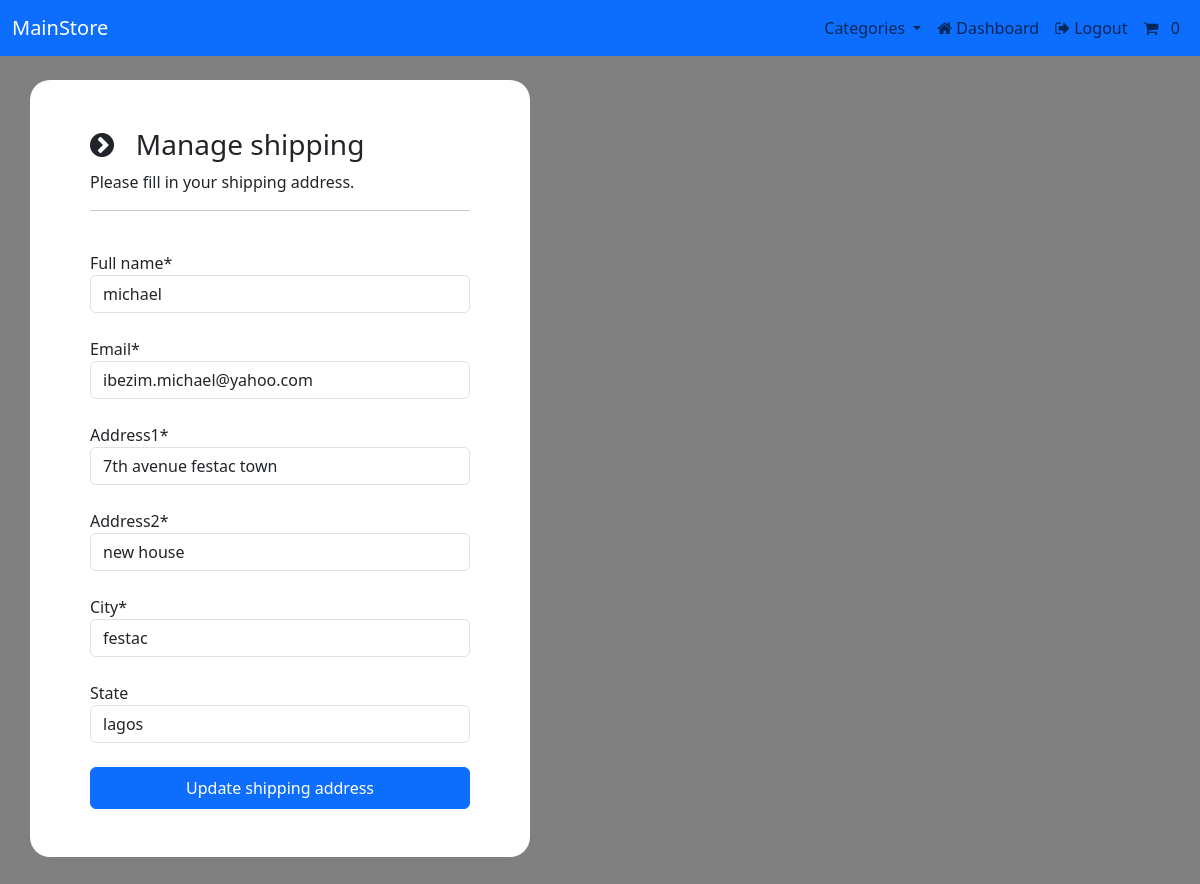
The app's page /account/manage-shipping (signed in) with its own data.
### payment/models.py (models this page shows, shortened)
class ShippingAddress(models.Model):
    full_name = models.CharField(max_length=300)
    email = models.EmailField(max_length=300)
    address1 = models.CharField(max_length=500)
    address2 = models.CharField(max_length=500)
    city = models.CharField(max_length=255)
    state = models.CharField(max_length=255, null=True, blank=True)
    user = models.ForeignKey(User, on_delete=models.CASCADE, null=True, blank=True)
    class Meta:
        verbose_name_plural = 'Shipping Address'

### account/views.py (the view, shortened to what this page needs)
# urls.py: path('manage-shipping', views.manage_shipping, name='manage-shipping'),
@login_required(login_url='login')
def manage_shipping(request):
    try:
        shipping = ShippingAddress.objects.get(user=request.user.id)
    except ShippingAddress.DoesNotExist:
        shipping = None
    form = ShippingForm(instance=shipping)
    context = {'form':form}
    return render(request, 'account/manage-shipping.html', context=context)

### payment/forms.py
class ShippingForm(forms.ModelForm):
    class Meta:
        model = ShippingAddress
        fields = ['full_name', 'email', 'address1', 'address2', 'city', 'state']
        exclude = ['user',]

### cart/cart.py (called while the page is built)
    def __len__(self):
        return sum(item['qty'] for item in self.cart.values())

### cart/context_processors.py (called while the page is built)
def cart(request):
    return {'cart': Cart(request)}

### store/models.py (called while the page is built)
    def get_absolute_url(self):
        return reverse('store:single_cat', args=[self.slug])

### store/views.py (called while the page is built)
def categories(request):
    all_categories = Category.objects.all()
    return {'all_categories': all_categories}

### account/templates/account/manage-shipping.html (shortened to what this page needs)
{% extends "base.html" %}
{% load static %}
{% load crispy_forms_tags %}
{% block content %}
    <body>
        <br>
        <div class="container ">
            <div class="row bg-white shadow-md p-5 form-layout">
                <div class="col-md-12">
                    <h3> <i class="fa fa-chevron-circle-right" aria-hidden="true"></i> &nbsp; Manage shipping </h3>
                    <p> Please fill in your shipping address. </p>
                    <hr>
                    <br>
                    <form method="POST" autocomplete="off">
                        {{form.full_name|as_crispy_field}}
                        <br>
                        {{form.email|as_crispy_field}}
                        <br>
                        {{form.address1|as_crispy_field}}
                        <br>
                        {{form.address2|as_crispy_field}}
                        <br>
                        {{form.city|as_crispy_field}}
                        <br>
                        {{form.state|as_crispy_field}}
                        <br>
                        <button type="submit" class="btn btn-primary navbar-btn text-white w-100 p-2"> Update shipping address </button>
                    </form>
                </div>
            </div>
        </div>
    </body>
    <br> <br>
{% endblock %}

### static/css/styles.css (style rules this page uses)
.form-layout { border-radius: 20px; width: 500px; }
h3 { color: blue; }

### account/templates/account/manage-shipping.html (style rules this page uses)
body { background-color: gray; }

### records on screen
ShippingAddress: full_name "michael", email "ibezim.michael@yahoo.com", address1 "7th avenue festac town", address2 "new house", city "festac", state "lagos"
